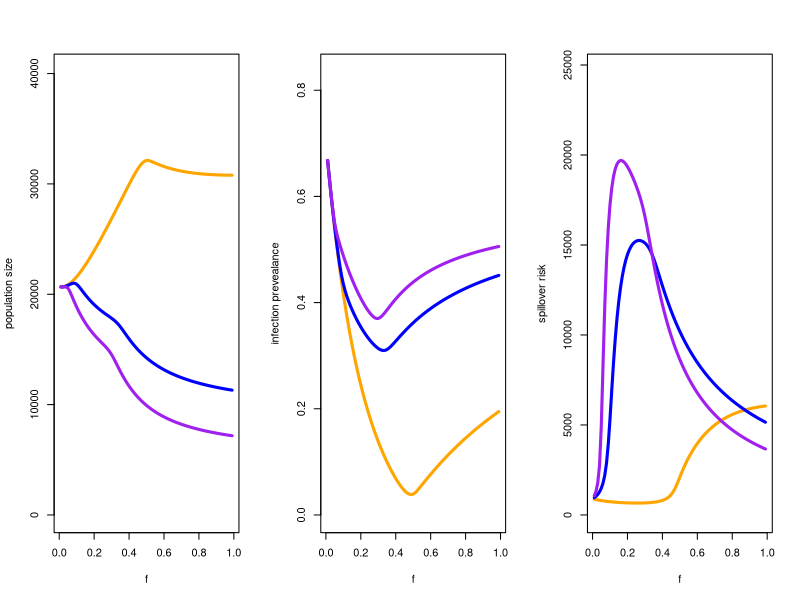

Generate this figure with R:
## ---- chunk 1
knitr::opts_chunk$set(echo = TRUE)
## ---- chunk 2
## ODE FUNCTION


# Load deSolve package
library(deSolve)

# Function with the models differential equations
wildlife_urbanization_model <- function(t, state, parameters) {
  with(as.list(c(state, parameters)),{
    
    dSp <- (b0 - (b1 * (Sp + Ip)) /(1-f) ) * (Sp + Ip) - m * Sp -  # demography
      beta_p * Sp * Ip + gamma * Ip -  # infection
      sigma * f * Sp + sigma * (1 - c_sigma) * (1 - f) * St  # movement
    
    
    dIp <-  beta_p * Sp * Ip - gamma * Ip -  # infection
      (m + mu) * Ip -  # demography
      sigma * f * Ip + sigma * (1 - c_sigma) * (1 - f) * It  # movement
    
    
    dSt <- (b0 - (b1 * (St + It) / f)) * (St + It) - (m / (1 - c_m)) * St -  # demography
      beta_t * St * It + gamma * It +  # infection
      sigma * f * Sp - sigma * (1 - c_sigma) * (1 - f) * St  # movement
    
    
    dIt <- beta_t * St * It - gamma * It -  # infection
      ((m + mu) / (1 - alpha * c_m)) * It +  # demography
      sigma * f * Ip - sigma * (1 - c_sigma) * (1 - f) * It  # movement
      
      
    list(c(dSp, dIp, dSt, dIt))
  }) 
}

## ---- chunk 3
## RUN MODEL FUNCTION

run_model <- function(population = 50000, infected = 100, m = 0.1, b0 = 0.4, 
                      c_m = 0.2, beta_p = 0.006, beta_t = 0.006, gamma = 36.5, 
                      mu = 0.25, alpha = 2, sigma = -log(0.1), c_sigma = 0.2){
  
  # Create a data frame to store needed data
  df <- data.frame(matrix(nrow = 0, ncol = 8))
  colnames(df) <- c('f', 'Sp', 'Ip', 'St', 'It', 'N', 'p', 'rho')
  
  for (f in seq(0.01, 0.99, 0.01)){
    # Calculate b1 based on the function parameters
    b1 <- (b0 - m) / population
    
    # Calculate infection status per habitat
    Sp <- (population - infected) * (1 - f)
    Ip <- infected * (1 - f)
    St <- (population - infected) * f
    It <- infected * f
    
    # Creating a vector with the parameter values
    parameters <- c(m = m, b0 = b0, b1 = b1, c_m = c_m, beta_p = beta_p, 
                    beta_t = beta_t, gamma = gamma, mu = mu, alpha = alpha, 
                    f = f, sigma = sigma, c_sigma = c_sigma)
  
    # Creating a vector with the initial values
    state<- c(Sp = Sp, Ip = Ip, St = St, It = It)
    
    # Time frame of 50 years
    times <- seq(0, 50, 0.05)
    
    out <- tail(ode(y = state, times = times, func = wildlife_urbanization_model, parms = parameters), 1)
    
    df[nrow(df) + 1,] <- c(f, out[2:5], sum(out[2:5]), (out[3] + out[5])/sum(out[2:5]), out[5]/f)
    }
  
  return(df)
}
## ---- chunk 4
## FOR LOOPJES OBTAINING DATA
for (beta_t in c(0.0015, 0.006, 0.0105)){
  df <- run_model(beta_t = beta_t, c_sigma = 0.8)
  if (beta_t == 0.0015){
    N_all <- data.frame('0.0015' = df$N)
    p_all <- data.frame('0.0015' = df$p)
    rho_all <- data.frame('0.0015' = df$rho)
  }
  if (beta_t == 0.006){
    N_all <- data.frame(N_all, '0.006' = df$N)
    p_all <- data.frame(p_all, '0.006' = df$p)
    rho_all <- data.frame(rho_all, '0.006' = df$rho)
  }
  if (beta_t == 0.0105){
    N_all <- data.frame(N_all, '0.0105' = df$N)
    p_all <- data.frame(p_all, '0.0105' = df$p)
    rho_all <- data.frame(rho_all, '0.0105' = df$rho)
  }
}
## ---- chunk 5
## FOR LOOPJES VOOR PLOTTEN

datasets <- list(N_all, p_all, rho_all)
labels <- c('population size', 'infection prevealance', 'spillover risk')
cols <- c('orange', 'blue', 'purple')
par(mfrow=c(1,3))
for (item in 1:length(datasets)){
  data <- datasets[[item]]
  for (scenario in 1:3){
    if (scenario == 1){
      plot(data[,scenario] ~ df$f, col = cols[scenario], type = 'l', lwd = 3, ylim = c(0, max(data) * 1.25), xlab = 'f', ylab = labels[item])
    }
    else{
      lines(data[,scenario] ~ df$f, col = cols[scenario], lwd = 3)
    }
  }
}
